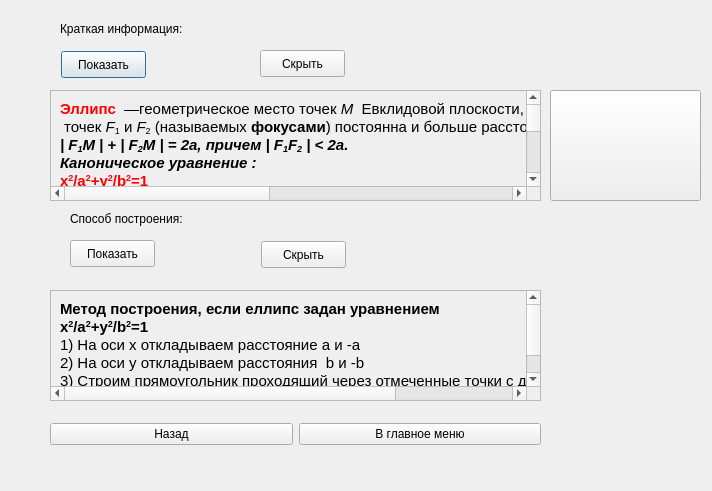
<?xml version="1.0" encoding="UTF-8"?>
<ui version="4.0">
 <class>ellips</class>
 <widget class="QDialog" name="ellips">
  <property name="geometry">
   <rect>
    <x>0</x>
    <y>0</y>
    <width>712</width>
    <height>491</height>
   </rect>
  </property>
  <property name="windowTitle">
   <string>Dialog</string>
  </property>
  <widget class="QPushButton" name="pushButton">
   <property name="geometry">
    <rect>
     <x>61</x>
     <y>51</y>
     <width>85</width>
     <height>27</height>
    </rect>
   </property>
   <property name="text">
    <string>Показать</string>
   </property>
  </widget>
  <widget class="QPushButton" name="pushButton_2">
   <property name="geometry">
    <rect>
     <x>70</x>
     <y>240</y>
     <width>85</width>
     <height>27</height>
    </rect>
   </property>
   <property name="text">
    <string>Показать</string>
   </property>
  </widget>
  <widget class="QPushButton" name="pushButton_3">
   <property name="geometry">
    <rect>
     <x>260</x>
     <y>50</y>
     <width>85</width>
     <height>27</height>
    </rect>
   </property>
   <property name="text">
    <string>Скрыть</string>
   </property>
  </widget>
  <widget class="QPushButton" name="pushButton_4">
   <property name="geometry">
    <rect>
     <x>261</x>
     <y>241</y>
     <width>85</width>
     <height>27</height>
    </rect>
   </property>
   <property name="text">
    <string>Скрыть</string>
   </property>
  </widget>
  <widget class="QLabel" name="label_2">
   <property name="geometry">
    <rect>
     <x>60</x>
     <y>20</y>
     <width>181</width>
     <height>17</height>
    </rect>
   </property>
   <property name="text">
    <string>Краткая информация:</string>
   </property>
  </widget>
  <widget class="QLabel" name="label_8">
   <property name="geometry">
    <rect>
     <x>70</x>
     <y>210</y>
     <width>181</width>
     <height>17</height>
    </rect>
   </property>
   <property name="text">
    <string>Способ построения:</string>
   </property>
  </widget>
  <widget class="QScrollArea" name="scrollArea">
   <property name="geometry">
    <rect>
     <x>50</x>
     <y>90</y>
     <width>491</width>
     <height>111</height>
    </rect>
   </property>
   <property name="widgetResizable">
    <bool>true</bool>
   </property>
   <widget class="QWidget" name="scrollAreaWidgetContents">
    <property name="geometry">
     <rect>
      <x>0</x>
      <y>0</y>
      <width>1042</width>
      <height>652</height>
     </rect>
    </property>
    <layout class="QVBoxLayout" name="verticalLayout">
     <item>
      <widget class="QLabel" name="label">
       <property name="text">
        <string>&lt;!DOCTYPE HTML PUBLIC &quot;-//W3C//DTD HTML 4.0//EN&quot; &quot;http://www.w3.org/TR/REC-html40/strict.dtd&quot;&gt;
&lt;html&gt;&lt;head&gt;&lt;meta name=&quot;qrichtext&quot; content=&quot;1&quot; /&gt;&lt;style type=&quot;text/css&quot;&gt;
p, li { white-space: pre-wrap; }
&lt;/style&gt;&lt;/head&gt;&lt;body style=&quot; font-family:'Ubuntu'; font-size:11pt; font-weight:400; font-style:normal;&quot;&gt;
&lt;p style=&quot; margin-top:0px; margin-bottom:0px; margin-left:0px; margin-right:0px; -qt-block-indent:0; text-indent:0px;&quot;&gt;&lt;span style=&quot; font-weight:600; color:#ff0000;&quot;&gt;Эллипс&lt;/span&gt;  —геометрическое место точек &lt;span style=&quot; font-style:italic;&quot;&gt;M&lt;/span&gt;  Евклидовой плоскости, для которых сумма расстояний до двух данных&lt;/p&gt;
&lt;p style=&quot; margin-top:0px; margin-bottom:0px; margin-left:0px; margin-right:0px; -qt-block-indent:0; text-indent:0px;&quot;&gt; точек &lt;span style=&quot; font-style:italic;&quot;&gt;F&lt;/span&gt;&lt;span style=&quot; vertical-align:sub;&quot;&gt;1&lt;/span&gt; и &lt;span style=&quot; font-style:italic;&quot;&gt;F&lt;/span&gt;&lt;span style=&quot; vertical-align:sub;&quot;&gt;2&lt;/span&gt; (называемых &lt;span style=&quot; font-weight:600;&quot;&gt;фокусами&lt;/span&gt;) постоянна и больше расстояния между фокусами, то есть&lt;/p&gt;
&lt;p style=&quot; margin-top:0px; margin-bottom:0px; margin-left:0px; margin-right:0px; -qt-block-indent:0; text-indent:0px;&quot;&gt;&lt;span style=&quot; font-weight:600; font-style:italic;&quot;&gt;| F&lt;/span&gt;&lt;span style=&quot; font-weight:600; font-style:italic; vertical-align:sub;&quot;&gt;1&lt;/span&gt;&lt;span style=&quot; font-weight:600; font-style:italic;&quot;&gt;M | + | F&lt;/span&gt;&lt;span style=&quot; font-weight:600; font-style:italic; vertical-align:sub;&quot;&gt;2&lt;/span&gt;&lt;span style=&quot; font-weight:600; font-style:italic;&quot;&gt;M | = 2a, причем | F&lt;/span&gt;&lt;span style=&quot; font-weight:600; font-style:italic; vertical-align:sub;&quot;&gt;1&lt;/span&gt;&lt;span style=&quot; font-weight:600; font-style:italic;&quot;&gt;F&lt;/span&gt;&lt;span style=&quot; font-weight:600; font-style:italic; vertical-align:sub;&quot;&gt;2&lt;/span&gt;&lt;span style=&quot; font-weight:600; font-style:italic;&quot;&gt; | &amp;lt; 2a.&lt;/span&gt;&lt;/p&gt;
&lt;p style=&quot; margin-top:0px; margin-bottom:0px; margin-left:0px; margin-right:0px; -qt-block-indent:0; text-indent:0px;&quot;&gt;&lt;span style=&quot; font-weight:600; font-style:italic;&quot;&gt;Каноническое уравнение :&lt;/span&gt;&lt;/p&gt;
&lt;p style=&quot; margin-top:0px; margin-bottom:0px; margin-left:0px; margin-right:0px; -qt-block-indent:0; text-indent:0px;&quot;&gt;&lt;span style=&quot; font-weight:600; color:#ff0000;&quot;&gt;x&lt;/span&gt;&lt;span style=&quot; font-weight:600; color:#ff0000; vertical-align:super;&quot;&gt;2&lt;/span&gt;&lt;span style=&quot; font-weight:600; color:#ff0000;&quot;&gt;/a&lt;/span&gt;&lt;span style=&quot; font-weight:600; color:#ff0000; vertical-align:super;&quot;&gt;2&lt;/span&gt;&lt;span style=&quot; font-weight:600; color:#ff0000;&quot;&gt;+y&lt;/span&gt;&lt;span style=&quot; font-weight:600; color:#ff0000; vertical-align:super;&quot;&gt;2&lt;/span&gt;&lt;span style=&quot; font-weight:600; color:#ff0000;&quot;&gt;/b&lt;/span&gt;&lt;span style=&quot; font-weight:600; color:#ff0000; vertical-align:super;&quot;&gt;2&lt;/span&gt;&lt;span style=&quot; font-weight:600; color:#ff0000;&quot;&gt;=1&lt;/span&gt;&lt;/p&gt;
&lt;p style=&quot; margin-top:0px; margin-bottom:0px; margin-left:0px; margin-right:0px; -qt-block-indent:0; text-indent:0px;&quot;&gt;&lt;span style=&quot; font-weight:600;&quot;&gt;Окружность&lt;/span&gt; является частным случаем эллипса. Наряду с  гиперболой и параболой, эллипс является коническим&lt;/p&gt;
&lt;p style=&quot; margin-top:0px; margin-bottom:0px; margin-left:0px; margin-right:0px; -qt-block-indent:0; text-indent:0px;&quot;&gt; сечением и квадрикой. Эллипс также можно описать как пересечение плоскости и кругового цилиндра или как&lt;/p&gt;
&lt;p style=&quot; margin-top:0px; margin-bottom:0px; margin-left:0px; margin-right:0px; -qt-block-indent:0; text-indent:0px;&quot;&gt;ортогональную проекцию окружности на плоскость.&lt;/p&gt;
&lt;ul style=&quot;margin-top: 0px; margin-bottom: 0px; margin-left: 0px; margin-right: 0px; -qt-list-indent: 1;&quot;&gt;&lt;li style=&quot; margin-top:12px; margin-bottom:0px; margin-left:0px; margin-right:0px; -qt-block-indent:0; text-indent:0px;&quot;&gt;Проходящий через фокусы эллипса отрезок AB, концы которого лежат на эллипсе, называется&lt;/li&gt;
&lt;p style=&quot; margin-top:12px; margin-bottom:0px; margin-left:0px; margin-right:0px; -qt-block-indent:1; text-indent:0px;&quot;&gt;&lt;span style=&quot; font-weight:600;&quot;&gt;большой осью&lt;/span&gt; данного эллипса. Длина большой оси равна 2&lt;span style=&quot; font-family:'times,serif,palatino linotype,new athena unicode,athena,gentium,code2000'; font-style:italic;&quot;&gt;a&lt;/span&gt; в вышеприведённом уравнении.&lt;/p&gt;
&lt;p style=&quot;-qt-paragraph-type:empty; margin-top:12px; margin-bottom:0px; margin-left:0px; margin-right:0px; -qt-block-indent:1; text-indent:0px;&quot;&gt;&lt;/p&gt;
&lt;li style=&quot; margin-top:0px; margin-bottom:0px; margin-left:0px; margin-right:0px; -qt-block-indent:0; text-indent:0px;&quot;&gt;Отрезок CD, перпендикулярный большой оси эллипса, проходящий через центральную точку большой оси,&lt;/li&gt;
&lt;p style=&quot; margin-top:0px; margin-bottom:0px; margin-left:0px; margin-right:0px; -qt-block-indent:1; text-indent:0px;&quot;&gt; концы которого лежат на эллипсе, называется &lt;span style=&quot; font-weight:600;&quot;&gt;малой осью&lt;/span&gt; эллипса.&lt;/p&gt;
&lt;p style=&quot;-qt-paragraph-type:empty; margin-top:0px; margin-bottom:0px; margin-left:0px; margin-right:0px; -qt-block-indent:1; text-indent:0px;&quot;&gt;&lt;/p&gt;
&lt;li style=&quot; margin-top:0px; margin-bottom:0px; margin-left:0px; margin-right:0px; -qt-block-indent:0; text-indent:0px;&quot;&gt;Отрезки, проведённые из центра эллипса к вершинам на большой и малой осях называются,&lt;/li&gt;
&lt;p style=&quot; margin-top:0px; margin-bottom:0px; margin-left:0px; margin-right:0px; -qt-block-indent:1; text-indent:0px;&quot;&gt; соответственно, &lt;span style=&quot; font-weight:600;&quot;&gt;большой полуосью&lt;/span&gt; и &lt;span style=&quot; font-weight:600;&quot;&gt;малой полуосью&lt;/span&gt; эллипса, и обозначаются &lt;span style=&quot; font-family:'times,serif,palatino linotype,new athena unicode,athena,gentium,code2000'; font-style:italic;&quot;&gt;a&lt;/span&gt; и &lt;span style=&quot; font-family:'times,serif,palatino linotype,new athena unicode,athena,gentium,code2000'; font-style:italic;&quot;&gt;b&lt;/span&gt;.&lt;/p&gt;
&lt;p style=&quot;-qt-paragraph-type:empty; margin-top:0px; margin-bottom:0px; margin-left:0px; margin-right:0px; -qt-block-indent:1; text-indent:0px;&quot;&gt;&lt;/p&gt;
&lt;li style=&quot; margin-top:0px; margin-bottom:0px; margin-left:0px; margin-right:0px; -qt-block-indent:0; text-indent:0px;&quot;&gt;Точка пересечения большой и малой осей эллипса называется его &lt;span style=&quot; font-weight:600;&quot;&gt;центром&lt;/span&gt;.&lt;/li&gt;
&lt;p style=&quot;-qt-paragraph-type:empty; margin-top:0px; margin-bottom:0px; margin-left:0px; margin-right:0px; -qt-block-indent:1; text-indent:0px;&quot;&gt;&lt;/p&gt;
&lt;li style=&quot; margin-top:0px; margin-bottom:0px; margin-left:0px; margin-right:0px; -qt-block-indent:0; text-indent:0px;&quot;&gt;Расстояния &lt;span style=&quot; font-style:italic;&quot;&gt;r&lt;/span&gt;&lt;span style=&quot; vertical-align:sub;&quot;&gt;1&lt;/span&gt; и &lt;span style=&quot; font-style:italic;&quot;&gt;r&lt;/span&gt;&lt;span style=&quot; vertical-align:sub;&quot;&gt;2&lt;/span&gt; от каждого из фокусов до данной точки на эллипсе называются &lt;span style=&quot; font-weight:600;&quot;&gt;фокальными радиусами&lt;/span&gt; в этой точке.&lt;/li&gt;
&lt;p style=&quot;-qt-paragraph-type:empty; margin-top:0px; margin-bottom:0px; margin-left:0px; margin-right:0px; -qt-block-indent:1; text-indent:0px;&quot;&gt;&lt;/p&gt;
&lt;li style=&quot; margin-top:0px; margin-bottom:0px; margin-left:0px; margin-right:0px; -qt-block-indent:0; text-indent:0px;&quot;&gt;Расстояние &lt;span style=&quot; font-weight:600; color:#ff0000;&quot;&gt;c=F&lt;/span&gt;&lt;span style=&quot; font-weight:600; color:#ff0000; vertical-align:sub;&quot;&gt;1&lt;/span&gt;&lt;span style=&quot; font-weight:600; color:#ff0000;&quot;&gt;F&lt;/span&gt;&lt;span style=&quot; font-weight:600; color:#ff0000; vertical-align:sub;&quot;&gt;2&lt;/span&gt;&lt;span style=&quot; font-weight:600; color:#ff0000;&quot;&gt;/2&lt;/span&gt; называется &lt;span style=&quot; font-weight:600;&quot;&gt;фокальным расстоянием&lt;/span&gt;.&lt;/li&gt;
&lt;p style=&quot;-qt-paragraph-type:empty; margin-top:0px; margin-bottom:0px; margin-left:0px; margin-right:0px; -qt-block-indent:1; text-indent:0px;&quot;&gt;&lt;/p&gt;
&lt;li style=&quot; margin-top:0px; margin-bottom:0px; margin-left:0px; margin-right:0px; -qt-block-indent:0; text-indent:0px;&quot;&gt;&lt;span style=&quot; font-weight:600;&quot;&gt;Диаметром&lt;/span&gt; эллипса называют произвольную хорду, проходящую через его центр. &lt;/li&gt;
&lt;p style=&quot; margin-top:0px; margin-bottom:0px; margin-left:0px; margin-right:0px; -qt-block-indent:1; text-indent:0px;&quot;&gt;&lt;span style=&quot; font-weight:600;&quot;&gt;Сопряжёнными&lt;/span&gt; диаметрами эллипса называют пару его диаметров, обладающих следующим свойством:&lt;/p&gt;
&lt;p style=&quot;-qt-paragraph-type:empty; margin-top:0px; margin-bottom:0px; margin-left:0px; margin-right:0px; -qt-block-indent:1; text-indent:0px;&quot;&gt;&lt;/p&gt;
&lt;p style=&quot; margin-top:0px; margin-bottom:0px; margin-left:0px; margin-right:0px; -qt-block-indent:1; text-indent:0px;&quot;&gt; середины хорд, параллельных первому диаметру, лежат на втором диаметре. В этом &lt;/p&gt;
&lt;p style=&quot; margin-top:0px; margin-bottom:0px; margin-left:0px; margin-right:0px; -qt-block-indent:1; text-indent:0px;&quot;&gt;случае и середины хорд, параллельных второму диаметру, лежат на первом диаметре.&lt;/p&gt;
&lt;p style=&quot;-qt-paragraph-type:empty; margin-top:0px; margin-bottom:0px; margin-left:0px; margin-right:0px; -qt-block-indent:1; text-indent:0px;&quot;&gt;&lt;/p&gt;
&lt;li style=&quot; margin-top:0px; margin-bottom:0px; margin-left:0px; margin-right:0px; -qt-block-indent:0; text-indent:0px;&quot;&gt;&lt;span style=&quot; font-weight:600;&quot;&gt;Радиус&lt;/span&gt; эллипса в данной точке вычисляется по формуле &lt;span style=&quot; font-weight:600; color:#ff0000;&quot;&gt;R&lt;/span&gt;&lt;span style=&quot; font-weight:600; color:#ff0000; vertical-align:super;&quot;&gt;2&lt;/span&gt;&lt;span style=&quot; font-weight:600; color:#ff0000;&quot;&gt;=b&lt;/span&gt;&lt;span style=&quot; font-weight:600; color:#ff0000; vertical-align:super;&quot;&gt;2&lt;/span&gt;&lt;span style=&quot; font-weight:600; color:#ff0000;&quot;&gt;*sin&lt;/span&gt;&lt;span style=&quot; font-weight:600; color:#ff0000; vertical-align:super;&quot;&gt;2&lt;/span&gt;&lt;span style=&quot; font-weight:600; color:#ff0000;&quot;&gt;(t)+a&lt;/span&gt;&lt;span style=&quot; font-weight:600; color:#ff0000; vertical-align:super;&quot;&gt;2&lt;/span&gt;&lt;span style=&quot; font-weight:600; color:#ff0000;&quot;&gt;*cos&lt;/span&gt;&lt;span style=&quot; font-weight:600; color:#ff0000; vertical-align:super;&quot;&gt;2&lt;/span&gt;&lt;span style=&quot; font-weight:600; color:#ff0000;&quot;&gt;(t)&lt;/span&gt;&lt;/li&gt;
&lt;p style=&quot; margin-top:0px; margin-bottom:0px; margin-left:0px; margin-right:0px; -qt-block-indent:1; text-indent:0px;&quot;&gt; где &lt;span style=&quot; font-family:'times,serif,palatino linotype,new athena unicode,athena,gentium,code2000'; font-style:italic;&quot;&gt;t&lt;/span&gt; — угол наклона до данной точки (или просто параметр эллипса).&lt;/p&gt;
&lt;p style=&quot;-qt-paragraph-type:empty; margin-top:0px; margin-bottom:0px; margin-left:0px; margin-right:0px; -qt-block-indent:1; text-indent:0px;&quot;&gt;&lt;/p&gt;
&lt;li style=&quot; margin-top:0px; margin-bottom:0px; margin-left:0px; margin-right:0px; -qt-block-indent:0; text-indent:0px;&quot;&gt;&lt;span style=&quot; font-weight:600;&quot;&gt;Фокальным параметром &lt;/span&gt;&lt;span style=&quot; font-weight:600; color:#ff0000;&quot;&gt;p=b&lt;/span&gt;&lt;span style=&quot; font-weight:600; color:#ff0000; vertical-align:super;&quot;&gt;2&lt;/span&gt;&lt;span style=&quot; font-weight:600; color:#ff0000;&quot;&gt;/a&lt;/span&gt;  называется половина длины &lt;a href=&quot;http://ru.wikipedia.org/wiki/%D0%A5%D0%BE%D1%80%D0%B4%D0%B0_%28%D0%B3%D0%B5%D0%BE%D0%BC%D0%B5%D1%82%D1%80%D0%B8%D1%8F%29&quot;&gt;&lt;span style=&quot; text-decoration: underline; color:#0000ff;&quot;&gt;хорды&lt;/span&gt;&lt;/a&gt;, проходящей через фокус и перпендикулярной большой оси эллипса.&lt;/li&gt;
&lt;p style=&quot;-qt-paragraph-type:empty; margin-top:0px; margin-bottom:0px; margin-left:0px; margin-right:0px; -qt-block-indent:1; text-indent:0px;&quot;&gt;&lt;/p&gt;
&lt;li style=&quot; margin-top:0px; margin-bottom:12px; margin-left:0px; margin-right:0px; -qt-block-indent:0; text-indent:0px;&quot;&gt;Отношение длин малой и большой полуосей называется &lt;span style=&quot; font-weight:600;&quot;&gt;коэффициентом сжатия&lt;/span&gt; эллипса или &lt;span style=&quot; font-weight:600;&quot;&gt;эллиптичностью.&lt;/span&gt;&lt;/li&gt;&lt;/ul&gt;&lt;/body&gt;&lt;/html&gt;</string>
       </property>
      </widget>
     </item>
    </layout>
   </widget>
  </widget>
  <widget class="QScrollArea" name="scrollArea_2">
   <property name="geometry">
    <rect>
     <x>50</x>
     <y>290</y>
     <width>491</width>
     <height>111</height>
    </rect>
   </property>
   <property name="widgetResizable">
    <bool>true</bool>
   </property>
   <widget class="QWidget" name="scrollAreaWidgetContents_2">
    <property name="geometry">
     <rect>
      <x>0</x>
      <y>0</y>
      <width>653</width>
      <height>120</height>
     </rect>
    </property>
    <layout class="QVBoxLayout" name="verticalLayout_2">
     <item>
      <widget class="QLabel" name="label_3">
       <property name="text">
        <string>&lt;!DOCTYPE HTML PUBLIC &quot;-//W3C//DTD HTML 4.0//EN&quot; &quot;http://www.w3.org/TR/REC-html40/strict.dtd&quot;&gt;
&lt;html&gt;&lt;head&gt;&lt;meta name=&quot;qrichtext&quot; content=&quot;1&quot; /&gt;&lt;style type=&quot;text/css&quot;&gt;
p, li { white-space: pre-wrap; }
&lt;/style&gt;&lt;/head&gt;&lt;body style=&quot; font-family:'Ubuntu'; font-size:11pt; font-weight:400; font-style:normal;&quot;&gt;
&lt;p style=&quot; margin-top:0px; margin-bottom:0px; margin-left:0px; margin-right:0px; -qt-block-indent:0; text-indent:0px;&quot;&gt;&lt;span style=&quot; font-weight:600;&quot;&gt;Метод построения, если еллипс задан уравнением &lt;/span&gt;&lt;/p&gt;
&lt;p style=&quot; margin-top:0px; margin-bottom:0px; margin-left:0px; margin-right:0px; -qt-block-indent:0; text-indent:0px;&quot;&gt;&lt;span style=&quot; font-weight:600;&quot;&gt;x&lt;/span&gt;&lt;span style=&quot; font-weight:600; vertical-align:super;&quot;&gt;2&lt;/span&gt;&lt;span style=&quot; font-weight:600;&quot;&gt;/a&lt;/span&gt;&lt;span style=&quot; font-weight:600; vertical-align:super;&quot;&gt;2&lt;/span&gt;&lt;span style=&quot; font-weight:600;&quot;&gt;+y&lt;/span&gt;&lt;span style=&quot; font-weight:600; vertical-align:super;&quot;&gt;2&lt;/span&gt;&lt;span style=&quot; font-weight:600;&quot;&gt;/b&lt;/span&gt;&lt;span style=&quot; font-weight:600; vertical-align:super;&quot;&gt;2&lt;/span&gt;&lt;span style=&quot; font-weight:600;&quot;&gt;=1&lt;/span&gt;&lt;/p&gt;
&lt;p style=&quot; margin-top:0px; margin-bottom:0px; margin-left:0px; margin-right:0px; -qt-block-indent:0; text-indent:0px;&quot;&gt;1) На оси x откладываем расстояние а и -а&lt;/p&gt;
&lt;p style=&quot; margin-top:0px; margin-bottom:0px; margin-left:0px; margin-right:0px; -qt-block-indent:0; text-indent:0px;&quot;&gt;2) На оси у откладываем расстояния  b и -b&lt;/p&gt;
&lt;p style=&quot; margin-top:0px; margin-bottom:0px; margin-left:0px; margin-right:0px; -qt-block-indent:0; text-indent:0px;&quot;&gt;3) Строим прямоугольник проходящий через отмеченные точки с длинами сторон 2a и 2b&lt;/p&gt;
&lt;p style=&quot; margin-top:0px; margin-bottom:0px; margin-left:0px; margin-right:0px; -qt-block-indent:0; text-indent:0px;&quot;&gt;4) В построенный прямоугольник вписываем эллипс &lt;/p&gt;&lt;/body&gt;&lt;/html&gt;</string>
       </property>
      </widget>
     </item>
    </layout>
   </widget>
  </widget>
  <widget class="QPushButton" name="pushButton_7">
   <property name="geometry">
    <rect>
     <x>550</x>
     <y>90</y>
     <width>151</width>
     <height>111</height>
    </rect>
   </property>
   <property name="text">
    <string/>
   </property>
   <property name="icon">
    <iconset resource="Res/Res.qrc">
     <normaloff>:/Res/Ellipse_parameters.png</normaloff>:/Res/Ellipse_parameters.png</iconset>
   </property>
   <property name="iconSize">
    <size>
     <width>150</width>
     <height>150</height>
    </size>
   </property>
  </widget>
  <widget class="QWidget" name="layoutWidget">
   <property name="geometry">
    <rect>
     <x>50</x>
     <y>420</y>
     <width>491</width>
     <height>29</height>
    </rect>
   </property>
   <layout class="QHBoxLayout" name="horizontalLayout">
    <item>
     <widget class="QPushButton" name="pushButton_5">
      <property name="text">
       <string>Назад</string>
      </property>
     </widget>
    </item>
    <item>
     <widget class="QPushButton" name="pushButton_6">
      <property name="text">
       <string>В главное меню</string>
      </property>
     </widget>
    </item>
   </layout>
  </widget>
 </widget>
 <resources>
  <include location="Res/Res.qrc"/>
 </resources>
 <connections/>
</ui>
